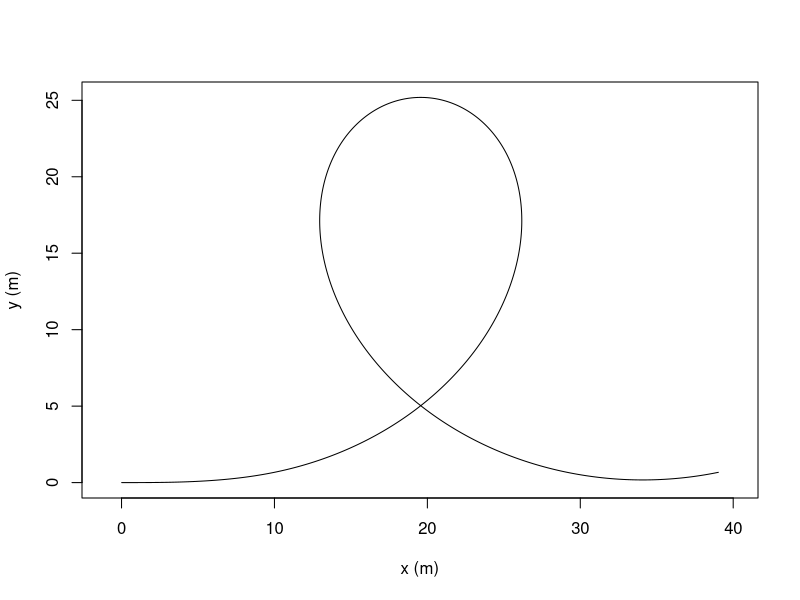
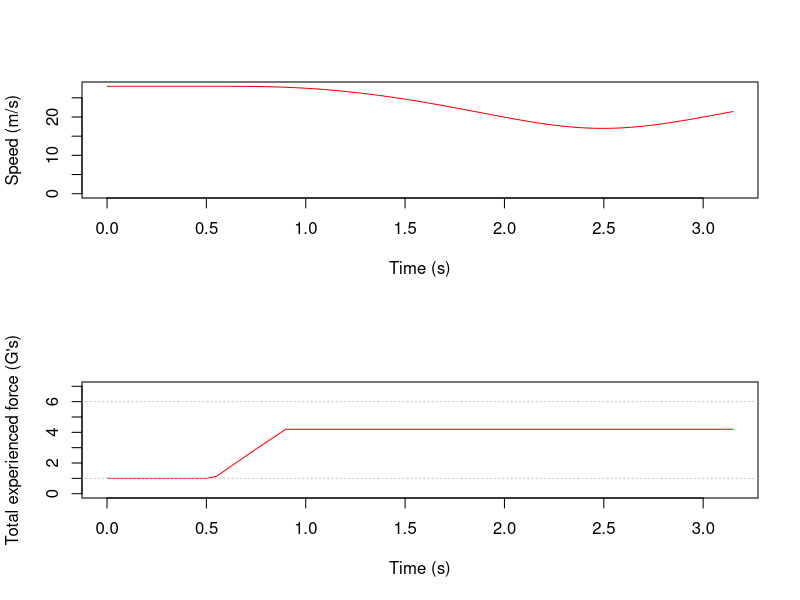
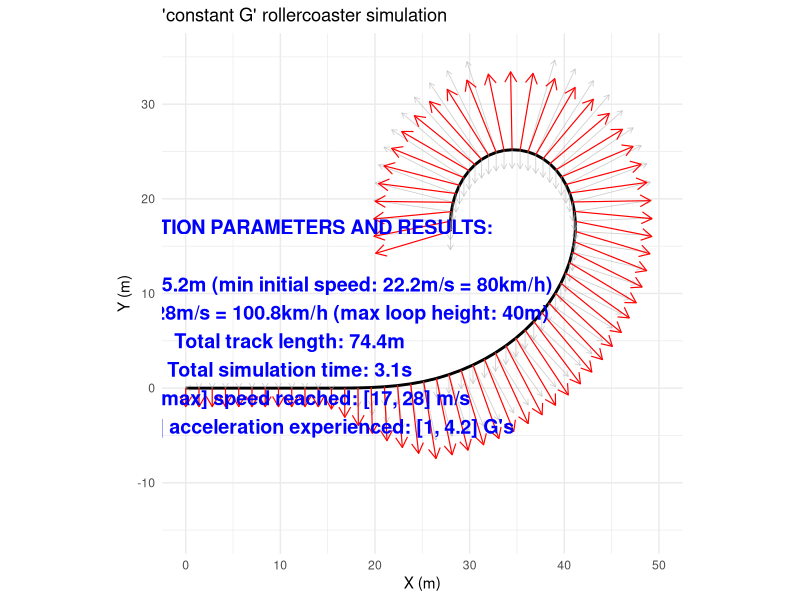
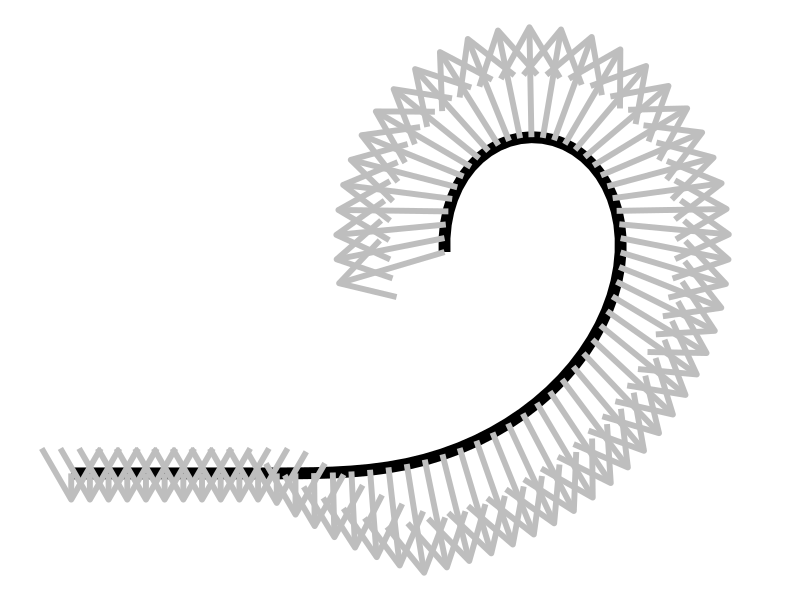

The R script that drew these images, in order:
# Simulating G forces on different rollercoaster loop topologies
# www.overfitting.net
# https://www.overfitting.net/2025/08/simulando-loops-de-una-montana-rusa-con_69.html


# library(pracma)  # fresnelC() and fresnelS() for clothoid
# library(splines)
library(ggplot2)
library(Cairo)


# Design a constant-G loop with a clothoid entry (centrifugal OUTWARD convention)
design_constantG_loop <- function(v0, Gt, g = 9.80665,
                                  Lc = 5,        # clothoid length (m)
                                  ds_cl = 0.01,  # clothoid arc step (m)
                                  dphi = 0.002,  # loop integration step in radians
                                  y0 = 0.0) {
    stopifnot(Gt > 1, v0 > 0, g > 0, Lc >= 0, ds_cl > 0, dphi > 0)
    
    # Storage
    xs <- numeric(); ys <- numeric(); phis <- numeric(); ss <- numeric(); phases <- character(); Ginst <- numeric()
    
    # Helpers ---------------------------------------------------------------
    a_req <- function(phi) {
        # required inward acceleration to keep |g + a_out| = Gt*g
        root <- Gt^2 - sin(phi)^2
        if (root < 0) root <- 0 # numeric guard
        g * (-cos(phi) + sqrt(root))
    }
    totalG_from <- function(phi, v2, kappa) {
        # magnitude of g + a_out (outward) in units of g
        a_in <- v2 * kappa
        # cos(theta) between down and inward is -cos(phi)
        # |g e_down - a_in e_in| = sqrt(g^2 + a_in^2 - 2 g a_in cos(theta))
        # with cos(theta) = -cos(phi)
        num <- sqrt(g^2 + a_in^2 - 2*g*a_in*(-cos(phi)))
        num / g
    }
    
    # Phase 0: initial conditions ------------------------------------------
    x <- 0; y <- y0; phi <- 0; s <- 0
    v2 <- v0^2
    
    # Phase 1: clothoid entry (linear curvature from 0 to bottom curvature)
    # Bottom curvature that achieves target G at phi ~ 0:
    a_bottom <- g * (Gt - 1)                  # inward accel needed at the bottom
    kappa_target_bottom <- a_bottom / max(v2, 1e-9)
    
    if (Lc > 0) {
        alpha <- kappa_target_bottom / Lc       # kappa(s) = alpha * s
        s_loc <- 0
        while (s_loc < Lc) {
            kappa <- alpha * s_loc
            dphi_cl <- kappa * ds_cl
            phi <- phi + dphi_cl
            # advance position
            x <- x + cos(phi) * ds_cl
            y <- y + sin(phi) * ds_cl
            s <- s + ds_cl; s_loc <- s_loc + ds_cl
            # update speed via energy
            v2 <- v0^2 - 2*g*(y - y0)
            if (v2 <= 0) stop("Insufficient v0: train stalls during clothoid.")
            # log
            xs <- c(xs, x); ys <- c(ys, y); phis <- c(phis, phi); ss <- c(ss, s); phases <- c(phases, "clothoid")
            Ginst <- c(Ginst, totalG_from(phi, v2, kappa))
        }
    }
    
    # Phase 2: constant-G loop (integrate in φ with RK4)
    # ODEs: dy/dφ = sinφ * v^2 / a_req(φ) ; dx/dφ = cosφ * v^2 / a_req(φ)
    fy <- function(phi, y) {
        v2loc <- v0^2 - 2*g*(y - y0)
        if (v2loc <= 0) stop("Insufficient v0: train stalls in loop.")
        v2loc * sin(phi) / max(a_req(phi), 1e-9)
    }
    fx <- function(phi, y) {
        v2loc <- v0^2 - 2*g*(y - y0)
        if (v2loc <= 0) stop("Insufficient v0: train stalls in loop.")
        v2loc * cos(phi) / max(a_req(phi), 1e-9)
    }
    
    phi0 <- phi
    phi_end <- phi0 + 2*pi
    n_steps <- ceiling((phi_end - phi0) / dphi)
    for (i in 1:n_steps) {
        # RK4 for y(φ)
        k1y <- fy(phi, y)
        k1x <- fx(phi, y)
        
        k2y <- fy(phi + dphi/2, y + k1y*dphi/2)
        k2x <- fx(phi + dphi/2, y + k1y*dphi/2)
        
        k3y <- fy(phi + dphi/2, y + k2y*dphi/2)
        k3x <- fx(phi + dphi/2, y + k2y*dphi/2)
        
        k4y <- fy(phi + dphi, y + k3y*dphi)
        k4x <- fx(phi + dphi, y + k3y*dphi)
        
        y <- y + (dphi/6)*(k1y + 2*k2y + 2*k3y + k4y)
        x <- x + (dphi/6)*(k1x + 2*k2x + 2*k3x + k4x)
        phi <- phi + dphi
        
        # arc-length increment ds = dφ / κ = v^2/a_req * dφ
        v2 <- v0^2 - 2*g*(y - y0)
        a_in <- a_req(phi - dphi/2)  # mid-step approx
        ds_inc <- (v2 / max(a_in, 1e-9)) * dphi
        s <- s + ds_inc
        
        # log
        kappa_here <- a_in / max(v2, 1e-9)
        xs <- c(xs, x); ys <- c(ys, y); phis <- c(phis, phi); ss <- c(ss, s); phases <- c(phases, "loop")
        Ginst <- c(Ginst, totalG_from(phi, v2, kappa_here))
    }
    
    out <- data.frame(
        x = xs, y = ys, phi = phis, s = ss, phase = phases, G_total = Ginst
    )
    attr(out, "params") <- list(v0=v0, Gt=Gt, g=g, Lc=Lc, ds_cl=ds_cl, dphi=dphi)
    out
}


################################################

# 1. SIMULATION PARAMETERS

# Example: 20m/s entry speed, target 4.5G total, 5m clothoid

# Parameters needed by our simulator from rollercoaster topology:
g=9.80665
v0=28
t_max=999
dt=0.05      # time step (s)

# Parameters for current new design:
Gt=4.2  # number of constant G forces (times g)
Lc=10

track <- design_constantG_loop(v0 = v0, Gt = Gt, g = g, Lc = Lc)

# Quick check of G constancy in the loop:
with(track[track$phase=="loop",], range(G_total))
# Should be ~ c(4.2, 4.2) apart from tiny numerical noise

# Plot
plot(track$x, track$y, type="l", asp=1, xlab="x (m)", ylab="y (m)")


################################################

# 2. DEFINE CONSTANT G ROLLERCOASTER

x_points=c(-15, 0, track$x[1:round(length(track$x)*4/5)])+15
y_points=c(0, 0, track$y[1:round(length(track$y)*4/5)])
H=max(y_points)


# Check loop height vs initial speed compatibility

Hmax=v0^2/(2*g)
v0min=(2*g*H)^0.5
if (H>Hmax) stop("Loop height / initial speed incompatibility")


################################################

# 3. SIMULATION LOOP: CALCULATE ROLLERCOASTER POSITION, SPEED AND G FORCES


# Parameterize path by cumulative distance 's'
dx <- diff(x_points)
dy <- diff(y_points)
ds <- sqrt(dx^2 + dy^2)
s_points <- c(0, cumsum(ds))

# Total track length (m)
s_total <- max(s_points)

# Create spline interpolation functions for x(s) and y(s)
x_spline <- splinefun(s_points, x_points, method = "natural")
y_spline <- splinefun(s_points, y_points, method = "natural")

# Derivative functions (1st and 2nd derivatives)
x_prime  <- function(s) x_spline(s, deriv = 1)
x_dprime <- function(s) x_spline(s, deriv = 2)
y_prime  <- function(s) y_spline(s, deriv = 1)
y_dprime <- function(s) y_spline(s, deriv = 2)

# Curvature function kappa(s) = |x'y'' - y'x''| / (x'^2 + y'^2)^(3/2)
curvature <- function(s) {
    num <- x_prime(s) * y_dprime(s) - y_prime(s) * x_dprime(s)
    den <- (x_prime(s)^2 + y_prime(s)^2)^(3/2)
    abs(num) / den
}

# Energy conservation: total_energy = kinetic + potential at start
y0 <- y_points[1]
total_energy <- 0.5 * v0^2 + g * y0  # mass cancels out

# Initialize vectors to store results
time_vec <- numeric()
s_vec <- numeric()
x_vec <- numeric()
y_vec <- numeric()
v_vec <- numeric()
Fg_vec <- numeric()
Fc_vec <- numeric()

# Simulation loop
s <- 0       # initial path length coordinate
t <- 0

while (t < t_max && s <= s_total) {
    # Position
    x <- x_spline(s)
    y <- y_spline(s)
    
    # Calculate speed from energy conservation:
    # 0.5 v^2 + g*y = total_energy  => v = sqrt(2*(total_energy - g*y))
    v_sq <- 2 * (total_energy - g * y)
    # set velocity to zero if train “stops” climbing
    if (v_sq < 0) {
        v <- 0
        # optionally break to stop simulation here
        print(paste0("Simulation stopped at t=", t, " for losing all speed"))
        break
    } else {
        v <- sqrt(v_sq)
    }
    
    # Calculate radius of curvature r = 1/kappa
    k <- curvature(s)
    if (length(k) == 0 || is.na(k) || k == 0) {
        r <- Inf
    } else {
        r <- 1 / k
    }
    
    # Forces magnitudes (mass cancels)
    Fg <- g          # constant gravity force magnitude
    Fc <- v^2 / r    # centrifugal force magnitude
    
    # Store results
    time_vec <- c(time_vec, t)
    s_vec <- c(s_vec, s)
    x_vec <- c(x_vec, x)
    y_vec <- c(y_vec, y)
    v_vec <- c(v_vec, v)
    Fg_vec <- c(Fg_vec, Fg)
    Fc_vec <- c(Fc_vec, Fc)
    
    # Advance s by ds = v * dt (distance along path)
    s <- s + v * dt
    
    # Advance time
    t <- t + dt
}

# Combine results into a data frame
results <- data.frame(time = time_vec,
                      s = s_vec,
                      x = x_vec,
                      y = y_vec,
                      v = v_vec,
                      Fg = Fg_vec,
                      Fc = Fc_vec)


################################################

# 4. CALCULATE VECTOR COMPONENTS OF Fg, Fc -> Fsum

# Calculate unit tangent vector (dx/ds, dy/ds)
tangent_x <- x_prime(results$s)
tangent_y <- y_prime(results$s)
tangent_length <- sqrt(tangent_x^2 + tangent_y^2)
tangent_x <- tangent_x / tangent_length
tangent_y <- tangent_y / tangent_length

# Calculate unit normal vector by rotating tangent 90 degrees CCW:
normal_x <-  tangent_y
normal_y <- -tangent_x

# Force vectors components

# Gravity force (Fg)
Fg_x <- rep(0, length(results$x))
Fg_y <- -results$Fg

# Centrifugal force (Fc)
Fc_x <- normal_x * results$Fc
Fc_y <- normal_y * results$Fc

# Total G force (Fsum)
Fsum_x <- Fg_x + Fc_x
Fsum_y <- Fg_y + Fc_y
results$Fsum <- sqrt(Fsum_x^2 + Fsum_y^2)  # total G force experienced


################################################

# 5. DISPLAY AND PLOT RESULTS

# Show simulation parameters and results
text=paste0("SIMULATION PARAMETERS AND RESULTS:\n\n",
            "Loop height: ", round(H,1), "m (min initial speed: ", round(v0min, 1), "m/s = ", round(v0min/1000*3600,1),"km/h)\n",
            "Initial speed: ", round(v0, 1), "m/s = ", round(v0/1000*3600,1),"km/h (max loop height: ", round(Hmax, 1), "m)\n",
            "Total track length: ", round(s_total, 1), "m\n",
            "Total simulation time: ", round(max(results$time), 1), "s\n",
            "[min, max] speed reached: [", round(min(results$v), 1), ", ",
            round(max(results$v), 1), "] m/s\n",
            "[min, max] acceleration experienced: [", round(min(results$Fsum)/g, 1), ", ",
            round(max(results$Fsum)/g, 1), "] G's\n")
cat(text)


# Plot speed and G force vs time
CairoPNG(paste0("ConstantG_", round(H), "m_", round(v0), "ms_Plots.png"),
         width=512, height=800)
    par(mfrow = c(2, 1))
    
    # Plot speed
    plot(results$time, results$v, ylim=c(0,max(results$v)), type='l', col='red',
         xlab="Time (s)", ylab="Speed (m/s)")
    
    # Plot G force
    plot(results$time, results$Fsum/g, ylim=c(0,7), type='l', col='red',
         xlab="Time (s)", ylab="Total experienced force (G's)")
    abline(h=c(1,6), col="gray", lty="dotted")
    
    par(mfrow = c(1, 1))
dev.off()


# Plot graph of rollercoaster with all vector G forces

# Scale factor for plotting
scale_factor <- 0.2
Fg_x_plot <- Fg_x * scale_factor
Fg_y_plot <- Fg_y * scale_factor
Fc_x_plot <- Fc_x * scale_factor
Fc_y_plot <- Fc_y * scale_factor
Fsum_x_plot <- Fsum_x * scale_factor
Fsum_y_plot <- Fsum_y * scale_factor

# Data frames for arrows
arrows_Fg <- data.frame(
    x = results$x, y = results$y,
    xend = results$x + Fg_x_plot, yend = results$y + Fg_y_plot,
    Force = "Gravity"
)

arrows_Fc <- data.frame(
    x = results$x, y = results$y,
    xend = results$x + Fc_x_plot, yend = results$y + Fc_y_plot,
    Force = "Centrifugal"
)

arrows_Fsum <- data.frame(
    x = results$x, y = results$y,
    xend = results$x + Fsum_x_plot, yend = results$y + Fsum_y_plot,
    Force = "Total"
)

# Combine Fg and Fc into one for dim gray arrows
arrows_individual <- rbind(arrows_Fg, arrows_Fc)

x_mid=11  # <- mean(range(results$x))*1.2
y_mid=5  # <- mean(range(results$y))
CairoPNG(paste0("ConstantG_", round(H), "m_", round(v0), "ms_Graph.png"),
         width=1080, height=1080)
    ggplot() +
        geom_path(data = results, aes(x = x, y = y), color = "black", linewidth = 1) +
        geom_segment(data = arrows_individual,
                     aes(x = x, y = y, xend = xend, yend = yend),
                     arrow = arrow(length = unit(0.15, "cm")),
                     color = alpha("gray70", 0.6),
                     size = 0.3) +
        geom_segment(data = arrows_Fsum,
                     aes(x = x, y = y, xend = xend, yend = yend),
                     arrow = arrow(length = unit(0.3, "cm")),
                     color = "red",
                     size = 0.4) +
        annotate("text", x = x_mid, y = y_mid, label = text, color = "blue", size = 5, fontface = "bold") +
        coord_equal() +
        labs(title = "'constant G' rollercoaster simulation",
             x = "X (m)", y = "Y (m)") +
        theme_minimal() +
        xlim(0, 50) + ylim(-15, 35)
dev.off()




# Creative blueprint plotting
CairoPNG("beautiful_rollercoaster.png", width=1080*3, height=1080*3)
    ggplot() +
    geom_path(
        data = results,
        aes(x = x, y = y),
        color = "black",
        linewidth = 4
    ) +
    geom_segment(
        data = arrows_Fsum,
        aes(x = x, y = y, xend = xend, yend = yend),
        arrow = arrow(length = unit(1.5, "cm")),
        color = "gray",
        linewidth = 2
    ) +
    coord_equal() +
    theme_void()  # removes axes, gridlines, and background
dev.off()
